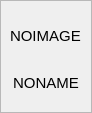
<?xml version="1.0" encoding="UTF-8"?>
<ui version="4.0">
 <class>Form</class>
 <widget class="QWidget" name="Form">
  <property name="geometry">
   <rect>
    <x>0</x>
    <y>0</y>
    <width>92</width>
    <height>113</height>
   </rect>
  </property>
  <property name="sizePolicy">
   <sizepolicy hsizetype="Fixed" vsizetype="Fixed">
    <horstretch>0</horstretch>
    <verstretch>0</verstretch>
   </sizepolicy>
  </property>
  <property name="minimumSize">
   <size>
    <width>92</width>
    <height>113</height>
   </size>
  </property>
  <property name="sizeIncrement">
   <size>
    <width>92</width>
    <height>113</height>
   </size>
  </property>
  <property name="baseSize">
   <size>
    <width>92</width>
    <height>113</height>
   </size>
  </property>
  <property name="font">
   <font>
    <family>Arial</family>
    <pointsize>11</pointsize>
   </font>
  </property>
  <property name="windowTitle">
   <string>Form</string>
  </property>
  <property name="autoFillBackground">
   <bool>false</bool>
  </property>
  <widget class="QFrame" name="frame">
   <property name="geometry">
    <rect>
     <x>0</x>
     <y>0</y>
     <width>92</width>
     <height>113</height>
    </rect>
   </property>
   <property name="frameShape">
    <enum>QFrame::StyledPanel</enum>
   </property>
   <property name="frameShadow">
    <enum>QFrame::Raised</enum>
   </property>
   <property name="lineWidth">
    <number>2</number>
   </property>
   <layout class="QVBoxLayout" name="verticalLayout">
    <property name="spacing">
     <number>2</number>
    </property>
    <item>
     <widget class="QLabel" name="unitIcon">
      <property name="baseSize">
       <size>
        <width>0</width>
        <height>0</height>
       </size>
      </property>
      <property name="text">
       <string>NOIMAGE</string>
      </property>
     </widget>
    </item>
    <item>
     <widget class="QLabel" name="unitName">
      <property name="sizePolicy">
       <sizepolicy hsizetype="Fixed" vsizetype="Fixed">
        <horstretch>0</horstretch>
        <verstretch>0</verstretch>
       </sizepolicy>
      </property>
      <property name="maximumSize">
       <size>
        <width>90</width>
        <height>40</height>
       </size>
      </property>
      <property name="baseSize">
       <size>
        <width>90</width>
        <height>60</height>
       </size>
      </property>
      <property name="autoFillBackground">
       <bool>true</bool>
      </property>
      <property name="text">
       <string>NONAME</string>
      </property>
      <property name="alignment">
       <set>Qt::AlignCenter</set>
      </property>
      <property name="wordWrap">
       <bool>true</bool>
      </property>
      <property name="margin">
       <number>5</number>
      </property>
      <property name="indent">
       <number>0</number>
      </property>
     </widget>
    </item>
   </layout>
  </widget>
 </widget>
 <resources/>
 <connections/>
</ui>
